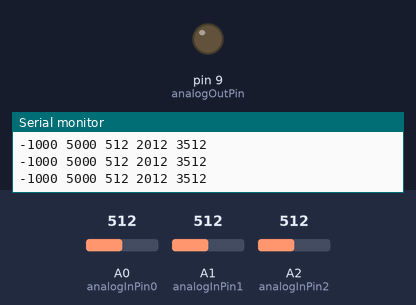
A sketch run on a simulated Arduino Uno, built with avr-gcc and run on an emulated ATmega328P. Parts: output pins drawn as LEDs (lit = HIGH), the last lines printed to the serial monitor. Inputs (shaded band) come from the test bench; at power-on: A0 (analogInPin0) = 512, A1 (analogInPin1) = 512, A2 (analogInPin2) = 512.

Above: at 1.2 s.
1.3 s: A0 (analogInPin0) set to 793
2.8 s: A0 (analogInPin0) set to 810
At 3.7 s:
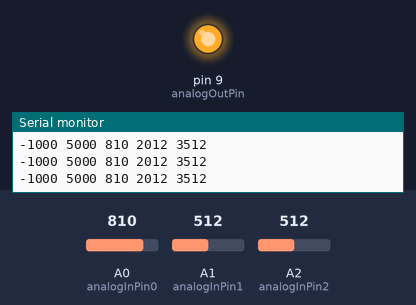
4.3 s: A0 (analogInPin0) set to 790
At 5.5 s:
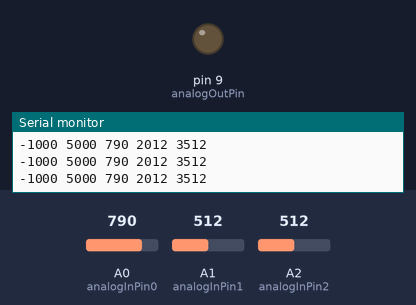
5.8 s: A0 (analogInPin0) set to 900
At 7.2 s:
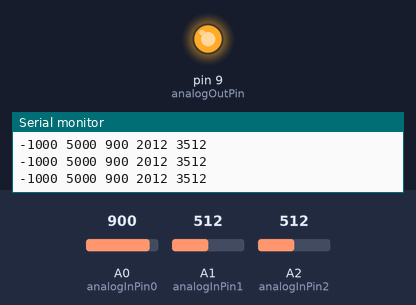
Timing chart, 0 to 8.8 s (numbered marks = the images above; inputs shaded):
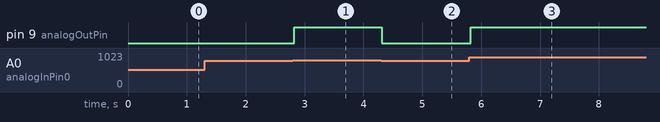

Measured:
- the behaviour switches between 800 and 801 on A0 (analogInPin0) (found by bisection; images 0 and 1)
- after the input at 2.8 s, pin 9 (analogOutPin): LOW → HIGH at once
- after the input at 4.3 s, pin 9 (analogOutPin): HIGH → LOW at once
- after the input at 5.8 s, pin 9 (analogOutPin): LOW → HIGH at once

The sketch:

OR_porttipiiri.ino
```cpp
/*
  Porttipiirin tutkimista Arduinolla: OR-piiri testissä. -J.Kaski-
*/

// These constants won't change. They're used to give names to the pins used:
const int analogInPin0 = A0;  // input 1A
const int analogInPin1 = A1;  // input 1B
const int analogInPin2 = A2;  // Arduino input to be connected to the gate output 1Y just to show...
const int analogOutPin = 9; // Output pin that the LED is attached to

int sensorValue0 = 0;        // input sensor values...
int sensorValue1 = 0;
int sensorValue2 = 0;
int outputValue = 0;        // value output, joko 0 tai 255 (8bittinen kuvaus)

void setup() {
  // initialize serial communications at 9600 bps:
  Serial.begin(9600);
}

void loop() {
  // Mitataan input-navat:
  sensorValue0 = analogRead(analogInPin0);
  delay(1);
  sensorValue1 = analogRead(analogInPin1);
  delay(1);
  sensorValue2 = analogRead(analogInPin2);

  // Arduino tuottaa OR-toiminnon oman logiikkansa avulla output-navalle:
  if((sensorValue0 > 800) || (sensorValue1 > 800)) //Looginen OR-testi on 2 pystyviivaa...
  {
    analogWrite(analogOutPin,255);
  }
  else
  {
    analogWrite(analogOutPin,0);
  }

  // Tulostetaan sarjaportille mitatut tulokset ja myös reunat skaalauksen kiinnittämiseksi:

  Serial.print(-1000); //Plotterille alaraja
  Serial.print(" ");
  Serial.print(5000); //Plotterille yläraja
  Serial.print(" ");
  Serial.print(sensorValue0); //input 1A, 0 - 1023
  Serial.print(" ");
  Serial.print(sensorValue1 + 1500); //input 1B, nostetaan 1500 ylös: 1500 - n.2500
  Serial.print(" ");
  Serial.println(sensorValue2 + 3000); //mitattu output 1Y, nostetaan 3000 ylös: 3000 - n. 4000

  // wait 20 milliseconds before the next loop for the analog-to-digital
  // converter to settle after the last reading:
  delay(20);
}
```
